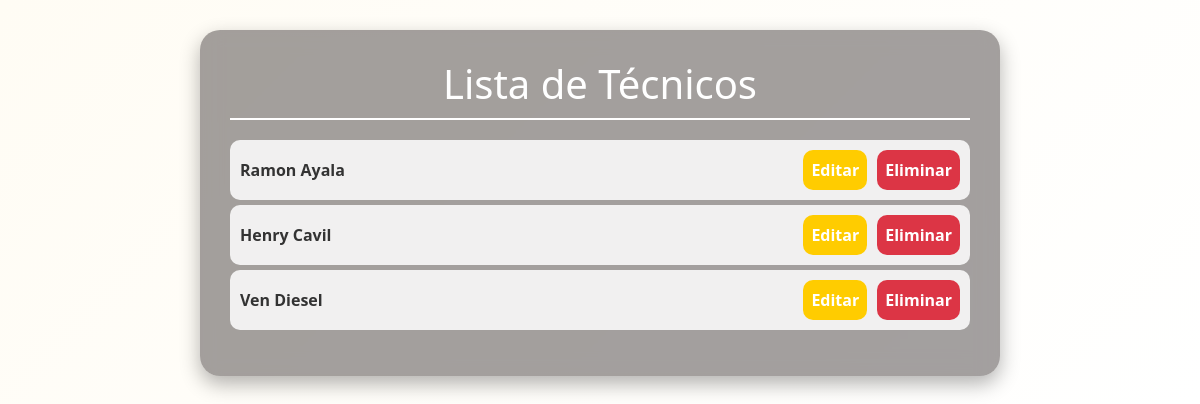
The app's page /mantenimiento/tecnicos-list/, older data.
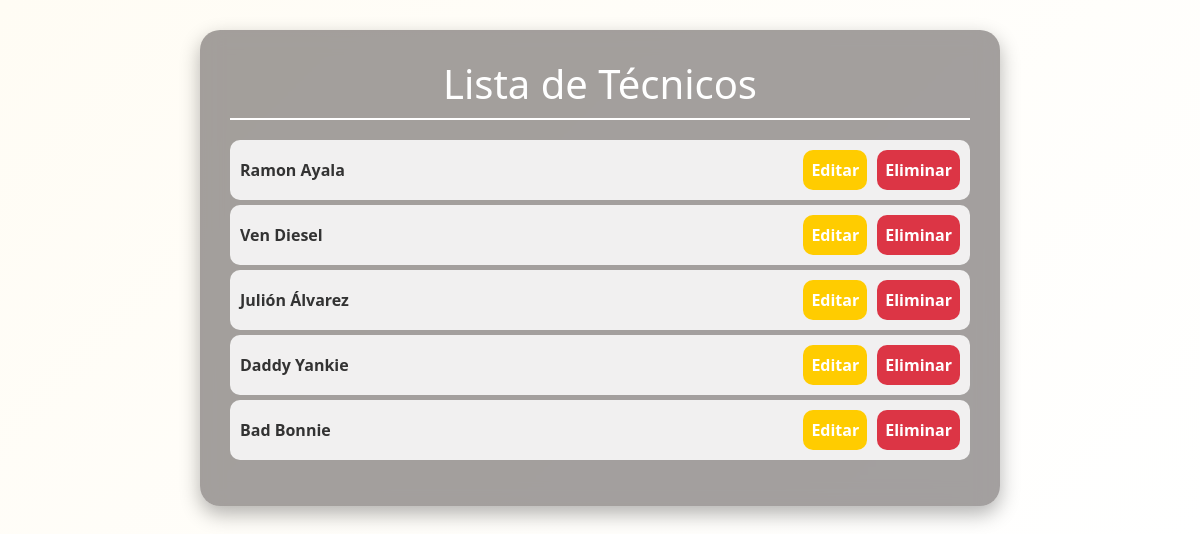
The same page, newer data.
### mantenimiento/models.py (models this page shows, shortened)
class Tecnico(models.Model):
    nombreTecnico = models.CharField(max_length=100)
    apellidoTecnico = models.CharField(max_length=100)

### mantenimiento/views.py (the view)
# urls.py: path('tecnicos-list/', views.TecnicosList.as_view(), name='tecnicosList'),
class TecnicosList(ListView):
    model = Tecnico
    template_name = 'tecnicos_list.html'
    context_object_name = 'tecnicos'

### mantenimiento/templates/tecnicos_list.html (shortened to what this page needs)
<!DOCTYPE html>
<html lang="es">
<head>
    <link rel="stylesheet" href="https://cdn.jsdelivr.net/npm/bootstrap@5.3.0/dist/css/bootstrap.min.css">
</head>
<body>
    <div class="container">
        <h1>Lista de Técnicos</h1>
        {% if tecnicos %}
            <ul>
                {% for tecnico in tecnicos %}
                    <li>
                        {{ tecnico.nombreTecnico }} {{ tecnico.apellidoTecnico }}
                        <div class="btn-container">
                            <a href="{% url 'editTecnico' tecnico.id %}" class="btn btn-secondary">Editar</a>
                            <a href="{% url 'tecnico_delete' tecnico.id %}" class="btn btn-danger">Eliminar</a>
                        </div>
                    </li>
                {% endfor %}
            </ul>
        {% else %}
            <p>No hay técnicos registrados.</p>
        {% endif %}
    </div>
</body>
</html>

Row changes from the older to the newer data that the page shows:
removed Tecnico: nombreTecnico "Henry", apellidoTecnico "Cavil"
added Tecnico: nombreTecnico "Julión", apellidoTecnico "Álvarez"
added Tecnico: nombreTecnico "Daddy", apellidoTecnico "Yankie"
added Tecnico: nombreTecnico "Bad", apellidoTecnico "Bonnie"
